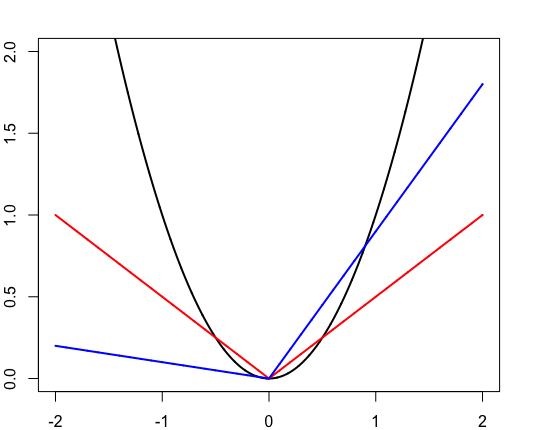

The R source for this figure:
library(quantreg)

#Plot the MSE, Median error, 90% ATAE
u=seq(-2,2,0.001)
windows()
par(oma=c(0,0,0,0), mar=c(2,2,2,2))
plot(u,u^2,type="l",xlab="",ylab="",lwd=2,ylim=c(0,2))
lines(u,1/2*abs(u),col="red",lwd=2)
lines(u,0.1*ifelse(u<=0,-u,0)+0.9*ifelse(u>0,u,0),col="blue",lwd=2)
